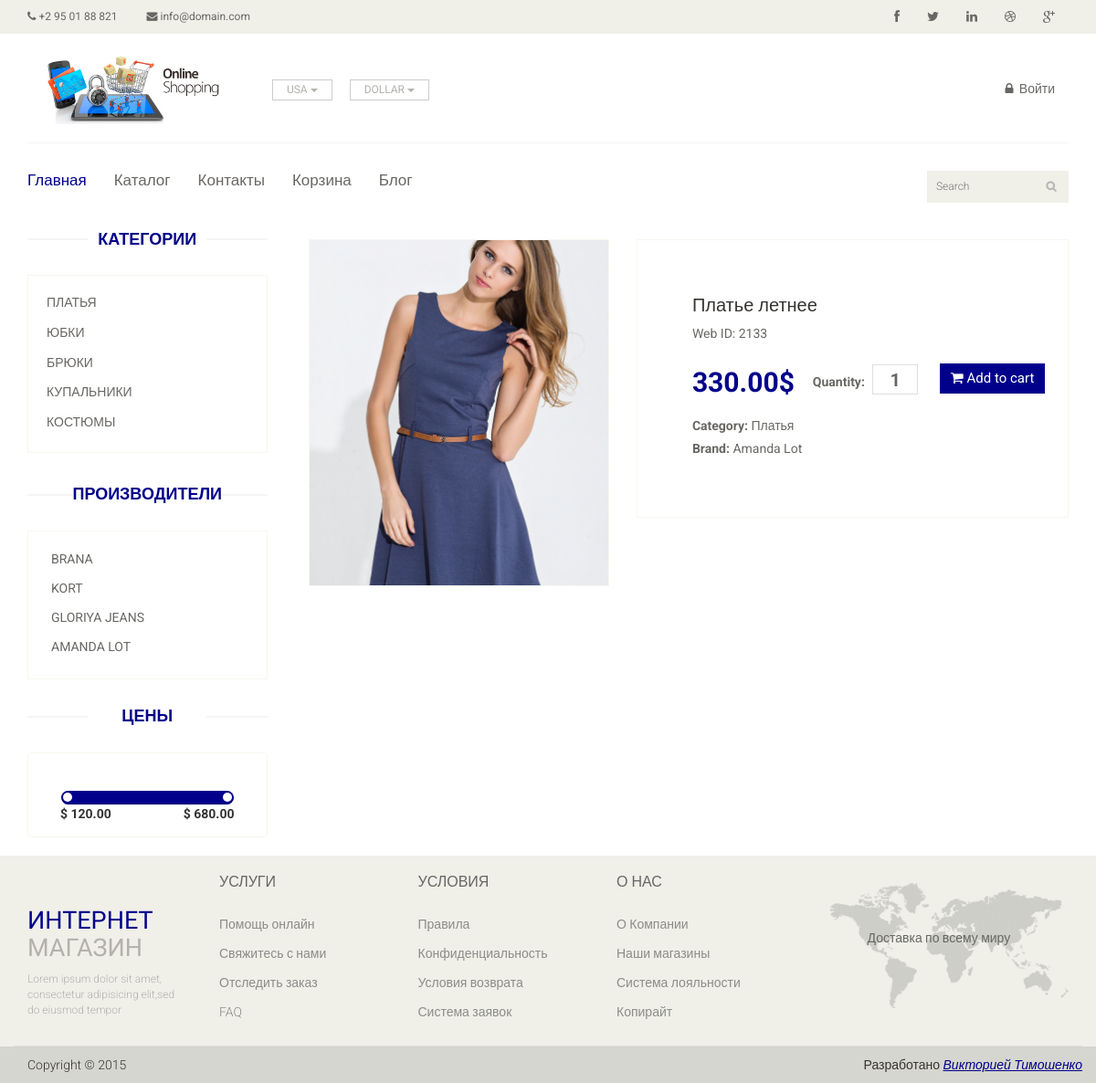
Screenshot of /index.php?controller=product&id=1 with the database file from the repository.
### tables this page shows
CREATE TABLE IF NOT EXISTS `category` (
  `id` int(11) NOT NULL AUTO_INCREMENT,
  `active` tinyint(1) NOT NULL,
  PRIMARY KEY (`id`)
);

CREATE TABLE IF NOT EXISTS `category_lang` (
  `id` int(11) NOT NULL AUTO_INCREMENT,
  `id_lang` int(11) NOT NULL,
  `id_object` int(11) NOT NULL,
  `name` varchar(64) NOT NULL,
  PRIMARY KEY (`id`)
);

CREATE TABLE IF NOT EXISTS `brand` (
  `id` int(11) NOT NULL AUTO_INCREMENT,
  `name` varchar(64) NOT NULL,
  `active` tinyint(1) NOT NULL,
  PRIMARY KEY (`id`)
);

CREATE TABLE IF NOT EXISTS `product_image` (
  `id` int(11) NOT NULL AUTO_INCREMENT,
  `id_product` int(11) NOT NULL,
  `file` varchar(32) NOT NULL,
  `position` int(11) NOT NULL,
  PRIMARY KEY (`id`)
);

CREATE TABLE IF NOT EXISTS `product` (
  `id` int(11) NOT NULL AUTO_INCREMENT,
  `id_category` int(11) NOT NULL,
  `id_brand` int(11) NOT NULL,
  `price` float(6,2) NOT NULL,
  `articul` varchar(32) NOT NULL,
  `active` tinyint(1) NOT NULL,
  `add` datetime NOT NULL,
  PRIMARY KEY (`id`)
);

### public/templates/chunks/aside.php (the view, shortened to what the rows shown need)
<div class="left-sidebar">
    <h2>Категории</h2>
    <div class="panel-group category-products" id="accordian">
        <?php foreach ($this->aside_categories as $category) { ?>
            <div class="panel panel-default">
                <div class="panel-heading">
                    <h4 class="panel-title">
                        <a href="<?= App::getLink('Catalog', array('category' => $category->getId())) ?>">
                            <?= $category->name ?>
                        </a>
                    </h4>
                </div>
            </div>
        <?php } ?>
    </div>
    <div class="brands_products">
        <h2>Производители</h2>
        <div class="brands-name">
            <ul class="nav nav-pills nav-stacked">
                <?php foreach ($this->aside_brands as $brand) { ?>
                    <li><a href="<?= App::getLink('Catalog', array('brand' => $brand->getId())) ?>"><?= $brand->name ?></a></li>
                <?php } ?>
            </ul>
        </div>
    </div>
    <?php if (App::getController() != 'ProductController' && ($this->filter_price['min'] != $this->filter_price['max'])) { ?>
        <div class="price-range">
            <h2>Цены</h2>
        </div>
    <?php } ?>
</div>

### public/templates/product.php (shortened to what the rows shown need)
<!DOCTYPE html>
<html lang="en">
    <head>
        <?= $this->displayTemplate('chunks/meta'); ?>
    </head>
    <body>
        <div class="wrapper">
            <section>
                <div class="container">
                    <div class="row">
                        <div class="col-sm-3">
                            <?= $this->displayTemplate('chunks/aside'); ?>
                        </div>
                        <div class="col-sm-9 padding-right">
                            <div class="product-details">
                                <div class="col-sm-5">
                                    <div class="view-product">
                                        <?php if (count($this->product->images)) { ?>
                                            <img src="<?= App::siteURL("assets/images/products/{$this->product->images[0]->file}_329x380.png") ?>" alt="" />
                                        <?php } else { ?>
                                            <img src="<?= App::siteURL("assets/images/default_329x380.png") ?>" alt="" />
                                        <?php } ?>
                                    </div>
                                </div>
                                <div class="col-sm-7">
                                    <div class="product-information">
                                        <h2><?= $this->product->name ?></h2>
                                        <p>Web ID: <?= $this->product->articul ?></p>
								        <span>
									        <span><?= $this->product->price ?>$</span>
									        <label>Quantity:</label>
									        <input type="text" value="1" />
									        <button type="button" class="btn btn-fefault cart">
                                                <i class="fa fa-shopping-cart"></i>
                                                Add to cart
                                            </button>
                                        </span>
                                        <p><b>Category:</b> <?= $this->product->category->name ?></p>
                                        <p><b>Brand:</b> <?= $this->product->brand->name ?></p>
                                    </div>
                                </div>
                            </div>
                        </div>
                    </div>
                </div>
            </section>
            <?= $this->displayTemplate('chunks/footer') ?>
        </div>
    </body>
</html>

### rows the page displays
category: name "ПЛАТЬЯ"
category: name "ЮБКИ"
category: name "БРЮКИ"
category: name "КУПАЛЬНИКИ"
category: category_lang.name "КОСТЮМЫ"
brand: name "BRANA"
brand: name "KORT"
brand: name "GLORIYA JEANS"
brand: name "AMANDA LOT"
product_image: file (picture)
product: articul "2133", price "330.00"

### other values shown
$this->filter_price['min'] "120.00"
$this->filter_price['max'] "680.00"
$this->product->name "Платье летнее"
$this->product->category->name "Платья"
$this->product->brand->name "Amanda Lot"
